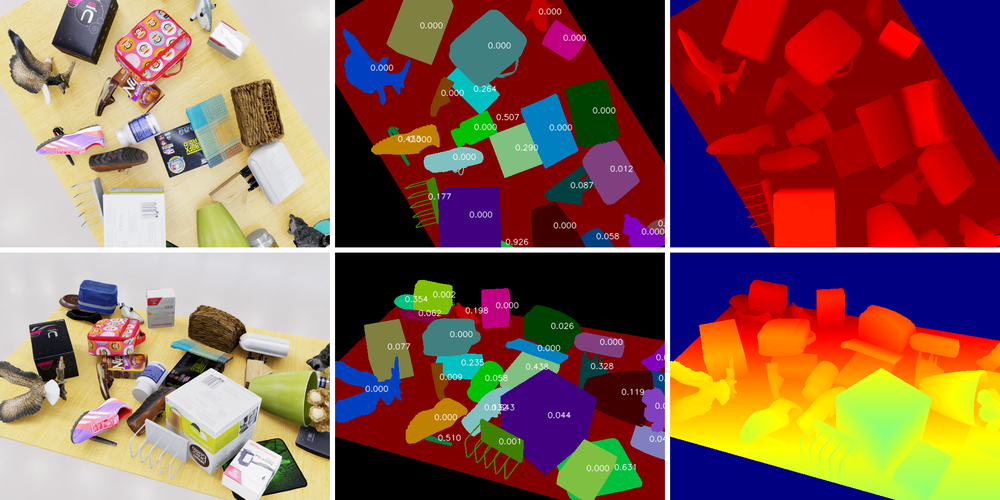
#> input picture foundation_pose/assets/train_data_vis.png, 1000 x 500 px, shrunk from 1940 x 970 before the run
$ python -i linemod_line2d.py   (imports and definitions only)   (older library calls are emulated)
#> lines starting #> are read from the running program, lines starting #| are printed output that depends on the picture
#> further down, picture is the input picture: shape (500, 1000, 3); mean B, G, R 83.8, 96.3, 139.1
from dataclasses import dataclass
import json
from pathlib import Path

import cv2
import numpy as np


@dataclass(frozen=True)
class Line2DFeature:
    x: int
    y: int
    orientation: int
    model_point: tuple | None = None


@dataclass(frozen=True)
class Line2DTemplate:
    class_id: str
    template_id: int
    width: int
    height: int
    bbox: tuple
    features: tuple
    normal_features: tuple = tuple()


@dataclass(frozen=True)
class Line2DMatch:
    class_id: str
    template_id: int
    x: int
    y: int
    similarity: float
    line_similarity: float | None = None
    normal_similarity: float | None = None


def _gradient_orientation(image_bgr):
    gray = cv2.cvtColor(image_bgr, cv2.COLOR_BGR2GRAY)
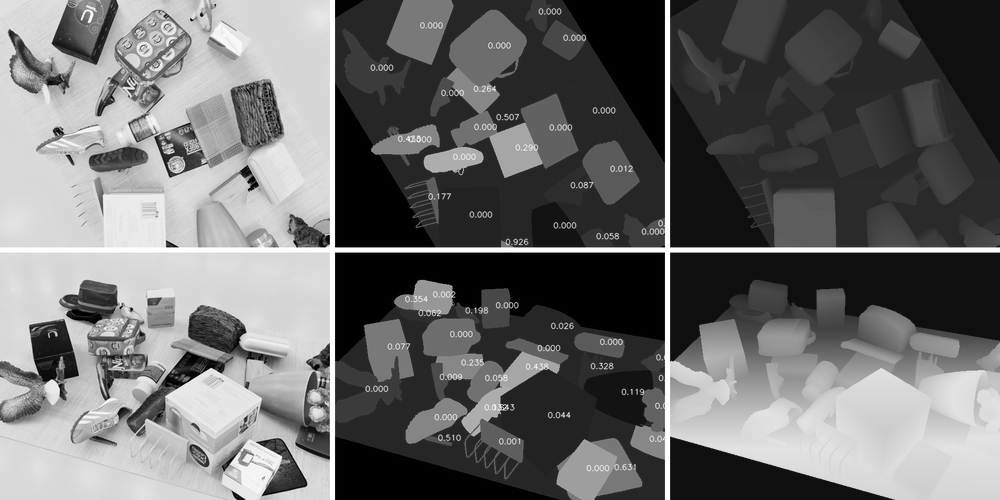
#> gray: shape (500, 1000); min 0, max 255, mean 107.7
    grad_x = cv2.Sobel(gray, cv2.CV_32F, 1, 0, ksize=3)
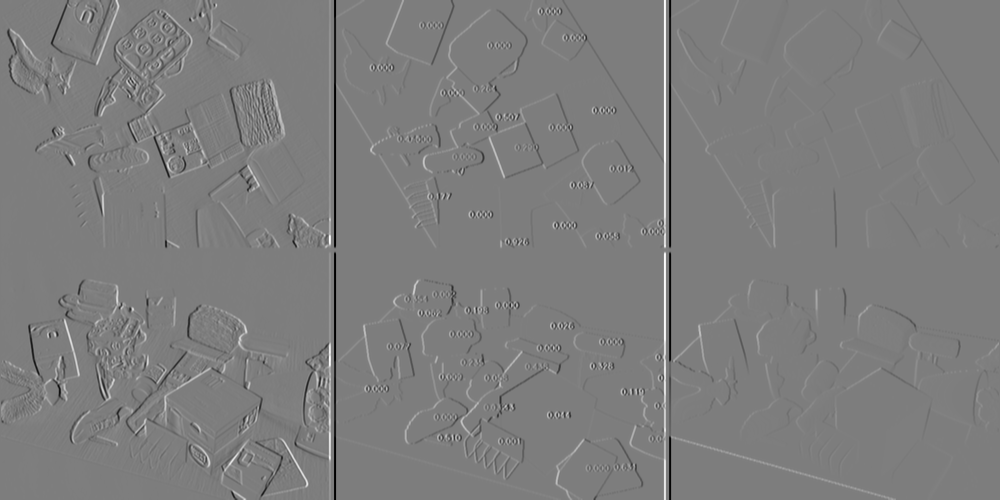
#> grad_x: shape (500, 1000) float32; min -996, max 1020, mean -1; drawn with min black and max white
    grad_y = cv2.Sobel(gray, cv2.CV_32F, 0, 1, ksize=3)
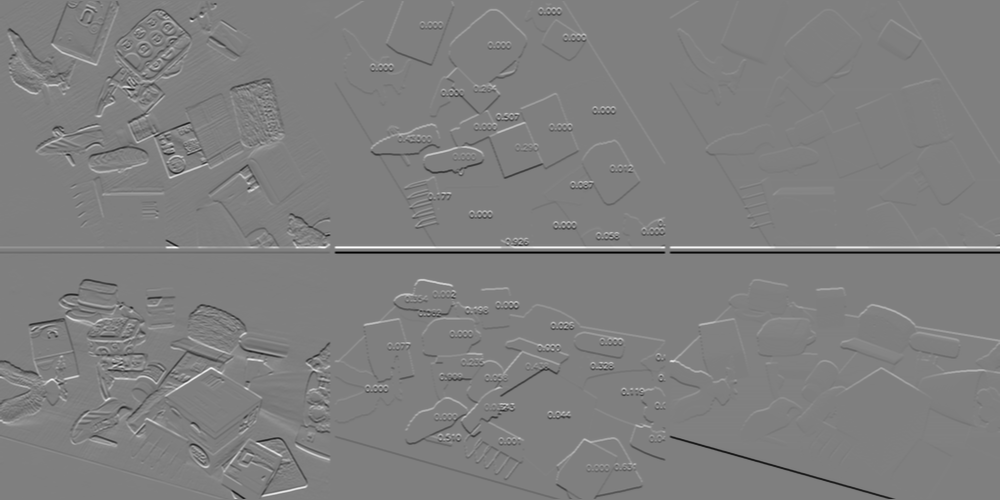
#> grad_y: shape (500, 1000) float32; min -1020, max 1020, mean 0.2; drawn with min black and max white
    magnitude = cv2.magnitude(grad_x, grad_y)
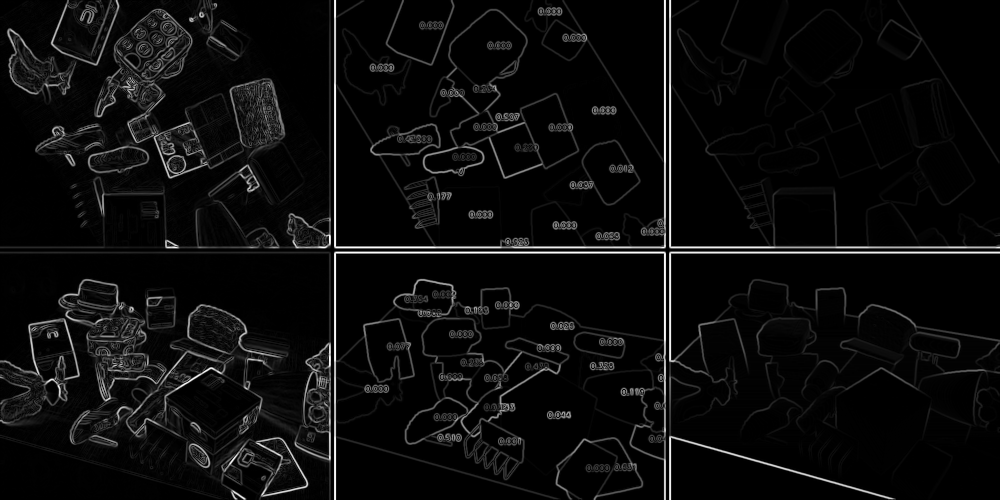
#> magnitude: shape (500, 1000) float32; min 0, max 1020.1, mean 48.4; drawn with min black and max white
    angle = cv2.phase(grad_x, grad_y, angleInDegrees=True)
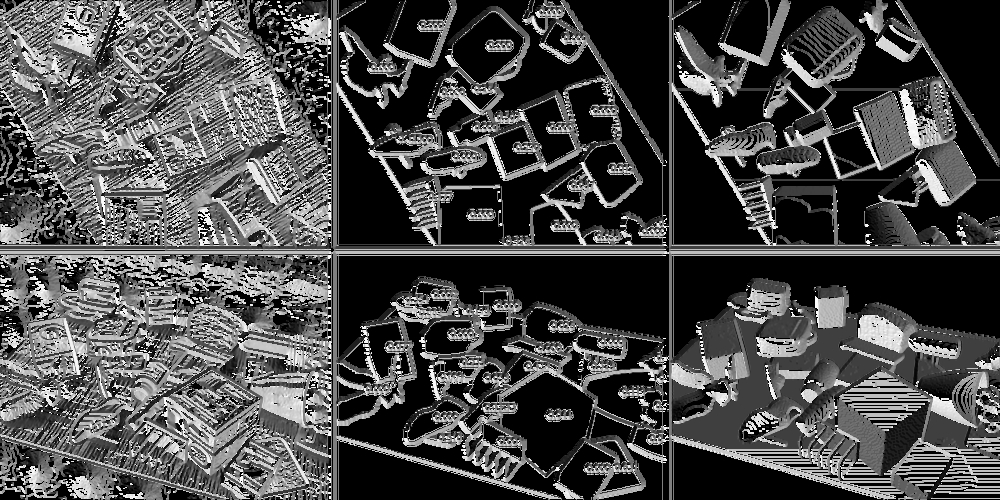
#> angle: shape (500, 1000) float32; min 0, max 359.9, mean 104.4; drawn with min black and max white
    orientation = np.floor(((angle + 22.5) % 360.0) / 45.0).astype(np.uint8)
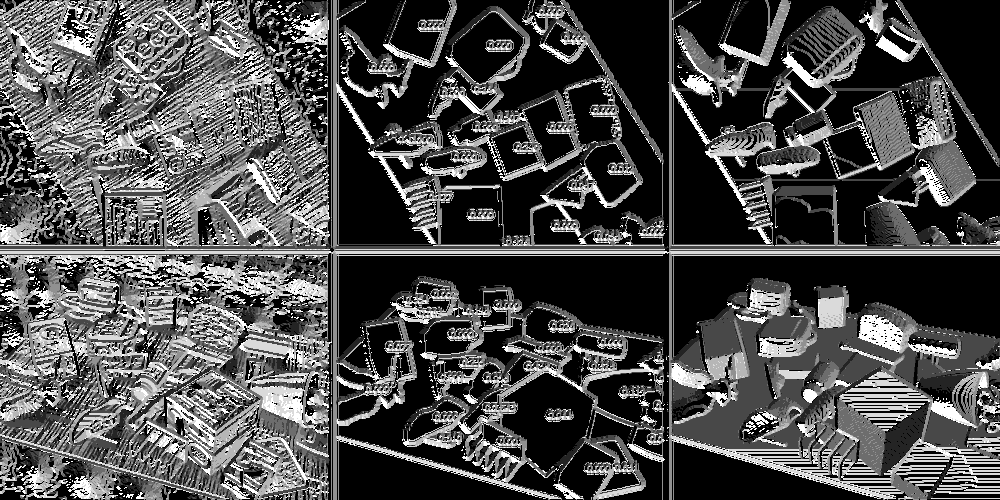
#> orientation: shape (500, 1000); min 0, max 7, mean 2.11; drawn with min black and max white
    return magnitude, orientation


def _orientation_close(a, b):
    delta = abs(int(a) - int(b)) % 8
    return delta <= 1 or delta >= 7


# [258 lines left out: functions extract_line2d_template, match_line2d_templates, _normalize_roi_boxes, _template_center_in_roi, _feature_to_dict, _feature_from_dict and 4 more, not called in this run]

>>> import cv2
>>> picture = cv2.imread('../foundation_pose/assets/train_data_vis.png')
>>> result = _gradient_orientation(picture)
